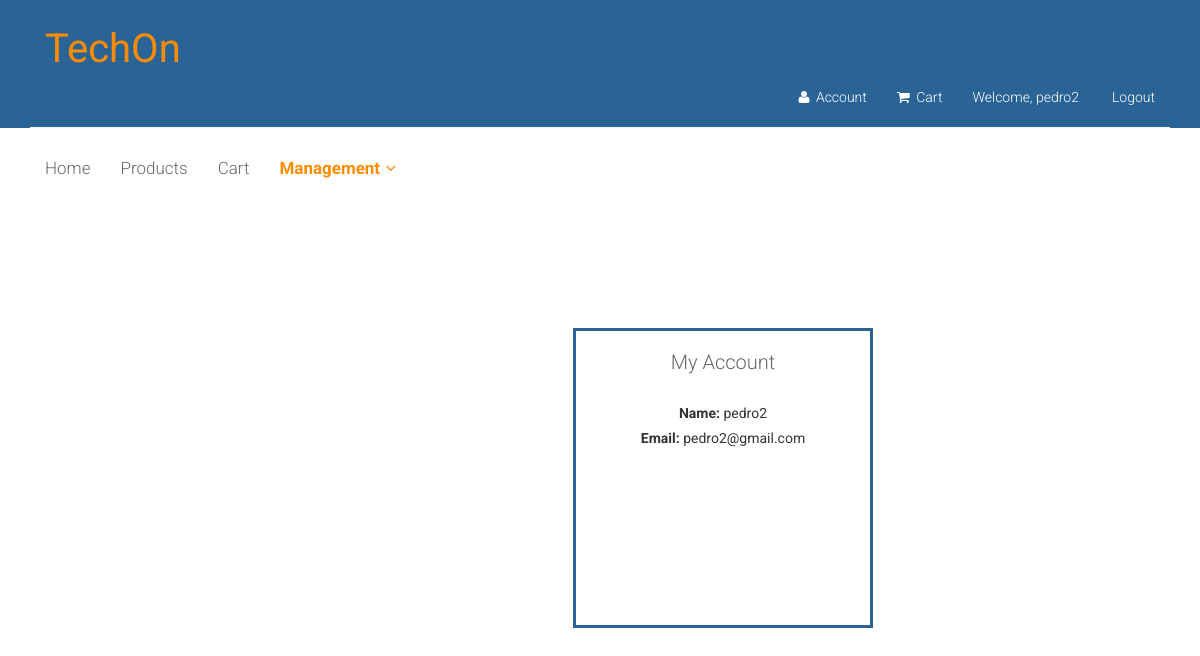
The page /account/ (signed in) on the database as committed earlier.
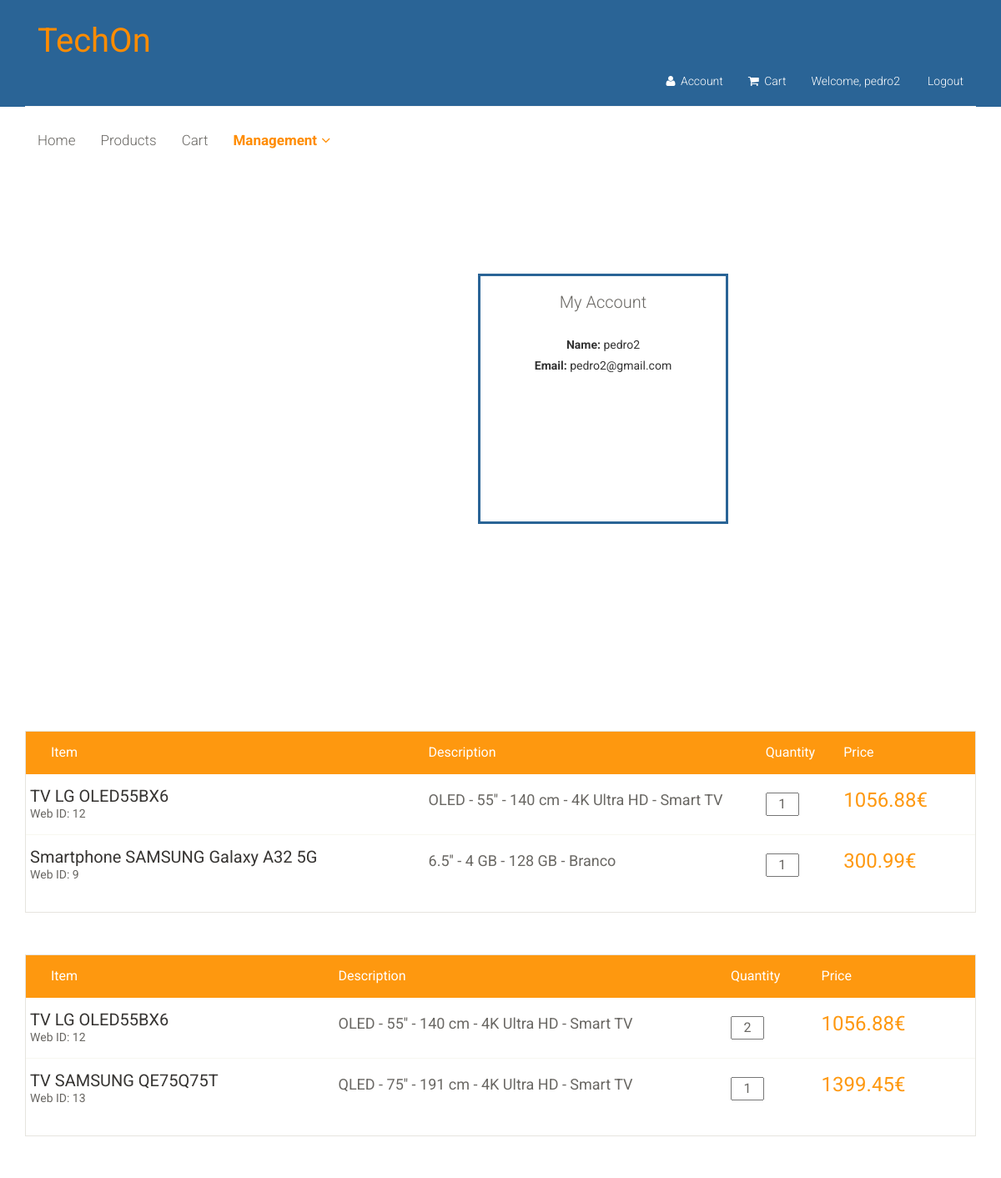
The same page on the database as committed later.
### app/models.py (models this page shows, shortened)
class ShoppingCartItem(models.Model):
    quantity = models.IntegerField(default=1)
    cart_id = models.CharField(null=False, max_length=150)
    product = models.ForeignKey(Product, on_delete=models.CASCADE)

class Product(models.Model):
    name = models.CharField(max_length=80)
    price = models.FloatField()
    description = models.CharField(max_length=300)
    image = models.FileField(upload_to='static/images')
    quantity = models.IntegerField()
    stock = models.BooleanField()
    brand = models.CharField(max_length=80)
    CATEGORY = (('Smartphones', 'Smartphones'),
                ('Computers', 'Computers'),
                ('Tablets', 'Tablets'),
                ('Drones', 'Drones')
                , ('Televisions', 'Televisions'))
    category = models.CharField(max_length=150, choices=CATEGORY)
    promotion = models.ForeignKey(Promotion, default=None, blank=True, null=True, on_delete=models.CASCADE)

### app/views.py (the view)
# urls.py: path('account/', views.account, name='account'),
def account(request):
    shoppingCarts = ShoppingCart.objects.filter(user_id= request.user.id)
    if shoppingCarts:
        assoc = []
        for scs in shoppingCarts:
            scis = ShoppingCartItem.objects.filter(cart_id=scs.id)
            payment = Payment.objects.filter(shopping_cart=scs)
            assoc.append((scis,payment))
        tparams = {'carts':assoc}
    else:
        tparams = {'cart':[]}
        shoppingCarts = []
    return render(request, 'account.html', tparams)

### app/templates/account.html
{% extends "layout.html" %}
{% block content %}
    <br>
    <br>
    <br>
    <br>
	<section id="form">
				<div    style="  margin:auto;
                      width:20%;
                      padding:63px;
                     ">
					<div class="login-form" style="width:300px; height: 300px; text-align: center; margin-left: 30px; border: #2a6496; border-style: solid">
						<h2>My Account</h2>
                        <label>Name:</label>
                        {{ user.get_username }}
                        <br>
                        <label>Email:</label>
                        {{ user.email }}
					</div>
				</div>
	</section>
    {% for scis, payment in carts %}
        <section id="cart_items">
		<div class="container">
            <div class="table-responsive cart_info">
				<table class="table table-condensed">
					<thead>
						<tr class="cart_menu">
							<td class="image">Item</td>
							<td class="description">Description</td>
							<td class="quantity">Quantity</td>
							<td class="price">Price</td>
							<td></td>
						</tr>
					</thead>
					<tbody>
                            {% for sci in scis %}
                                <tr>
							<td class="cart_description">
								<h4><a href="">{{ sci.product.name }}</a></h4>
								<p>Web ID: {{ sci.product.id }}</p>
							</td>
							<td class="cart_price" style="max-width:300px">
								<p>{{ sci.product.description }}</p>
							</td>
							<td class="cart_quantity">
								<div class="cart_quantity_button">
									<input class="cart_quantity_input" type="text" name="quantity" value="{{ sci.quantity }}" autocomplete="off" size="2"/>
								</div>
							</td>
							<td class="cart_total">
								<p class="cart_total_price">{{ sci.product.price }}€</p>
							</td>
						</tr>
                            {% endfor %}
					</tbody>
				</table>
			</div>
		</div>
	</section>
    {%  endfor %}
{% endblock %}

### app/templates/layout.html (shortened to what this page needs)
<!DOCTYPE html>
<html lang="en">
<head>
    {% load static %}
    <link href="{% static 'css/bootstrap.min.css' %}" rel="stylesheet">
    <link  href="{% static "css/font-awesome.min.css" %}"  rel="stylesheet">
    <link href="{% static "css/prettyPhoto.css" %}"  rel="stylesheet">
    <link href="{% static "css/price-range.css" %}" rel="stylesheet">
    <link href="{% static "css/animate.css" %}" rel="stylesheet">
    <link href="{% static "css/main.css" %}" rel="stylesheet">
    <link href="{% static "css/responsive.css" %}" rel="stylesheet">
</head>
<body >
	<header style="height:0px">
		<div style="background-color: #2a6496" class="header-middle">
			<div class="container">
				<div class="row">
					<div class="col-md-4 clearfix">
						<div class="logo pull-left">
                            <a href="{% url "home" %}"> <span style="color: darkorange; font-size: 40px; top: 20px"   >TechOn</span></a>
						</div>
					</div>
					<div class="col-md-12 clearfix">
						<div class="shop-menu clearfix pull-right">
							<ul style="float:right" class="nav navbar-nav">
								<li><a style="background-color: #2a6496; color: white" href="{% url 'account' %}"><i class="fa fa-user"></i> Account</a></li>
								<li><a style="background-color: #2a6496; color: white" href="{% url "cart" %}" ><i class="fa fa-shopping-cart"></i> Cart</a></li>
                                {% if user.is_authenticated %}
								    <li><a style="background-color: #2a6496; color: white"  href="" > Welcome, {{ user.get_username }}</a></li>
                                    <li ><a style="background-color: #2a6496; color:white"  href="{% url "logout" %}">Logout </a></li>
                                {% else %}
								    <li><a style="background-color: #2a6496; color:white" href="{% url 'login' %}" ><i class="fa fa-sign-in" aria-hidden="true"></i>Login</a></li>
                                {%  endif %}
							</ul>
						</div>
					</div>
				</div>
			</div>
		</div>
		<div class="header-bottom">
			<div class="container " >
				<div class="row">
					<div class="col-sm-12">
						<div class="mainmenu  col-sm-12  pull-left" >
							<ul style="float:left" class="nav navbar-nav collapse navbar-collapse">
								<li><a href="{% url "home" %}" >Home</a></li>
                                <li><a href="{% url "searchProducts" %}" >Products</a></li>
                                <li><a  href="{% url "cart" %}">Cart</a></li>
                                {% if user.is_authenticated and user.is_superuser %}
                                    <li class="dropdown"><a href="#"><strong style="color: darkorange">Management<i class="fa fa-angle-down"></i></strong></a>
                                </li>
                                {%  endif %}
							</ul>
						</div>
					</div>
				</div>
				</div>
			</div>
	</header>
            {% block content %}
            {% endblock %}
</body>
</html>

### app/static/css/main.css (style rules this page uses)
body { font-family: 'Roboto', sans-serif; position: relative; font-weight: 400px; }
ul li { list-style: none; }
a { -webkit-transition: 300ms; transition: 300ms; }
h1, h2, h3, h4, h5, h6 { font-family: 'Roboto', sans-serif; }
.header-middle .container .row { border-bottom: 1px solid #f5f5f5; margin-left: 0; margin-right: 0; padding-bottom: 20px; padding-top: 20px; }
.shop-menu ul li { display: inline-block; padding-left: 15px; padding-right: 15px; }
.shop-menu ul li:last-child { padding-right: 0; }
.shop-menu ul li a { background: #FFFFFF; color: #696763; font-family: 'Roboto', sans-serif; font-size: 14px; font-weight: 300; padding: 0; padding-right: 0; margin-top: 10px; }
.shop-menu ul li a i { margin-right: 3px; }
.header-bottom { padding-bottom: 30px; padding-top: 30px; }
.navbar-collapse.collapse { padding-left: 0; }
.mainmenu ul li { padding-right: 15px; padding-left: 15px; }
.mainmenu ul li:first-child { padding-left: 0px; }
.mainmenu ul li a { color: #696763; font-family: 'Roboto', sans-serif; font-size: 17px; font-weight: 300; padding: 0; padding-bottom: 10px; }
.fa-angle-down { padding-left: 5px; }
#form { display: block; margin-bottom: 185px; margin-top: 185px; overflow: hidden; }
.login-form h2, .signup-form h2 { color: #696763; font-family: 'Roboto', sans-serif; font-size: 20px; font-weight: 300; margin-bottom: 30px; }
#cart_items .cart_info { border: 1px solid #E6E4DF; margin-bottom: 50px }
#cart_items .cart_info .cart_menu { background: #FE980F; color: #fff; font-size: 16px; font-family: 'Roboto', sans-serif; font-weight: normal; }
#cart_items .cart_info .table.table-condensed thead tr { height: 51px; }
#cart_items .cart_info .table.table-condensed tr { border-bottom: 1px solid#F7F7F0 }
#cart_items .cart_info .table.table-condensed tr:last-child { border-bottom: 0 }
.cart_info table tr td { border-top: 0 none; vertical-align: inherit; margin-right: 5px; }
#cart_items .cart_info .image { padding-left: 30px; }
#cart_items .cart_info .cart_description h4 { margin-bottom: 0 }
#cart_items .cart_info .cart_description h4 a { color: #363432; font-family: 'Roboto', sans-serif; font-size: 20px; font-weight: normal; }
#cart_items .cart_info .cart_description p { color: #696763 }
#cart_items .cart_info .cart_price p { color: #696763; font-size: 18px }
#cart_items .cart_info .cart_total_price { color: #FE980F; font-size: 24px; }
.cart_quantity_input { color: #696763; float: left; font-size: 16px; text-align: center; font-family: 'Roboto', sans-serif; }

Rows that differ between the two databases and show on the page:
added ShoppingCartItem: product.name "TV LG OLED55BX6", product.id "12", product.description "OLED - 55'' - 140 cm - 4K Ultra HD - Smart TV", quantity "1", product.price "1056.88"
added ShoppingCartItem: product.name "Smartphone SAMSUNG Galaxy A32 5G", product.id "9", product.description "6.5'' - 4 GB - 128 GB - Branco", quantity "1", product.price "300.99"
added ShoppingCartItem: product.name "TV LG OLED55BX6", product.id "12", product.description "OLED - 55'' - 140 cm - 4K Ultra HD - Smart TV", quantity "2", product.price "1056.88"
added ShoppingCartItem: product.name "TV SAMSUNG QE75Q75T", product.id "13", product.description "QLED - 75'' - 191 cm - 4K Ultra HD - Smart TV", quantity "1", product.price "1399.45"
Other text that changed with them:
new list line: "Item Description Quantity Price"
